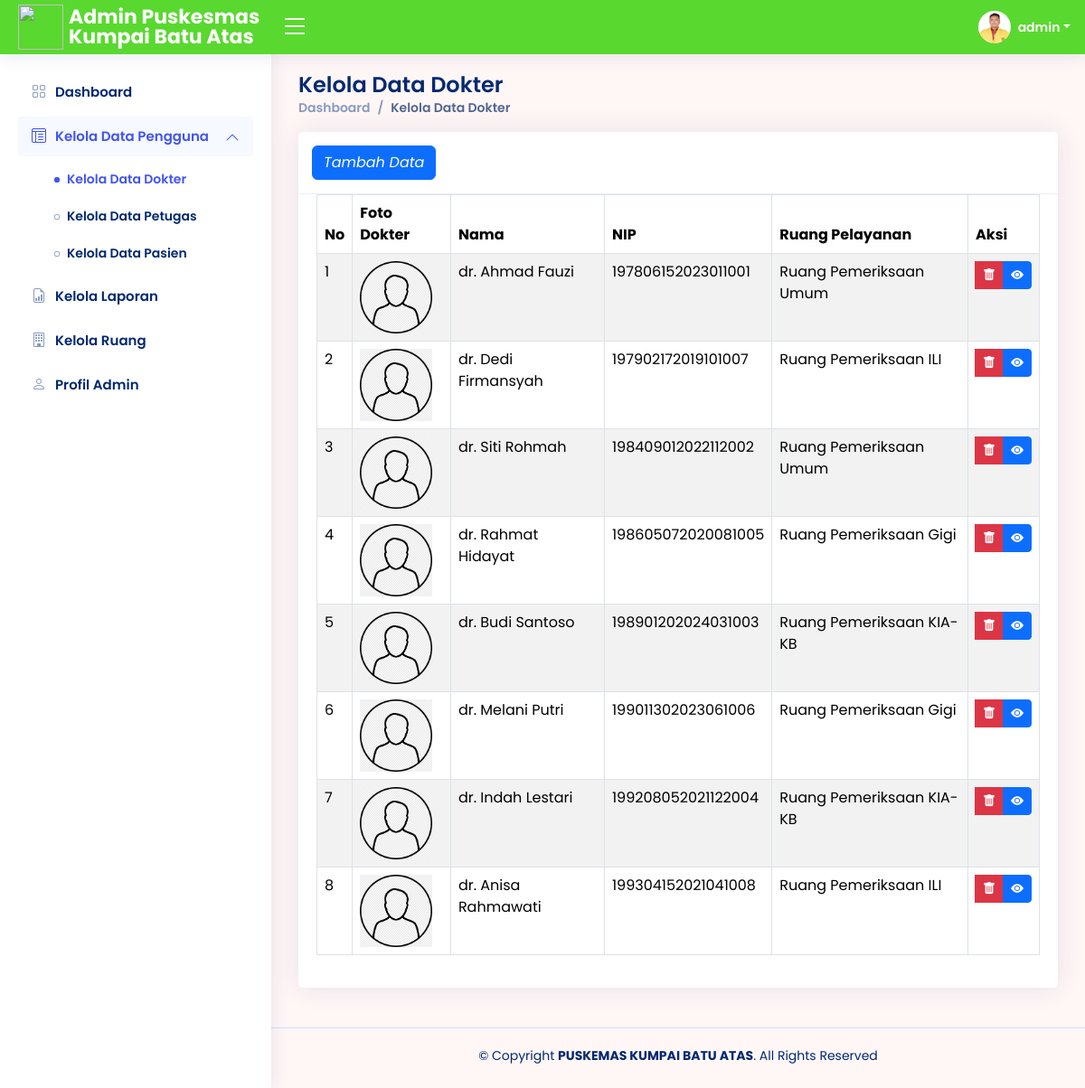
/adm/Kelola_Dokter/tabel-dokter.php (signed in), run on the app's committed database.
### tables this page shows
CREATE TABLE `dokter` (
  `nip_dokter` bigint(20) NOT NULL,
  `id_ruang` bigint(20) NOT NULL,
  `foto_dokter` text NOT NULL,
  `nama_dokter` varchar(50) NOT NULL,
  `jk_dokter` enum('Laki-Laki','Perempuan') NOT NULL,
  `agama_dokter` enum('Islam','Kristen','Katolik','Hindu','Buddha','Khonghucu') NOT NULL,
  `status_pernikahan_dokter` enum('Sudah Menikah','Belum Menikah','Janda/Duda') NOT NULL,
  `alamat_dokter` varchar(100) NOT NULL,
  `no_hp_dokter` varchar(50) NOT NULL,
  `password_dokter` varchar(50) NOT NULL,
  `tgl_lahir_dokter` date NOT NULL,
  `tempat_lahir_dokter` varchar(50) NOT NULL
);

CREATE TABLE `ruang` (
  `id_ruang` bigint(20) NOT NULL,
  `nama_ruang` varchar(100) NOT NULL,
  `tipe_ruang` enum('pelayanan','internal') NOT NULL DEFAULT 'pelayanan'
);

### adm/Kelola_Dokter/tabel-dokter.php (the view, shortened to what this page needs)
<?php
require 'function-dokter.php';
?>
<!DOCTYPE html>
<html lang="en">
<head>
  <?php
  include '../link.php';
  ?>
</head>
<body>
  <?php
  include '../header.php';
  include '../siderbar.php';
  ?>
  <main id="main" class="main">
    <div class="pagetitle">
      <h1>Kelola Data Dokter</h1>
      <nav>
        <ol class="breadcrumb">
          <li class="breadcrumb-item"><a href="../Dashboard/index.php">Dashboard</a></li>
          <li class="breadcrumb-item active">Kelola Data Dokter</li>
        </ol>
      </nav>
    </div>
    <div class="card mb-4">
      <div class="card-header">
        <button type="button" class="btn btn-primary" data-bs-toggle="modal" data-bs-target="#ExtralargeModal">
          <i class="fa fa-plus">
            Tambah Data
          </i></button>
      </div>
      <div class="card-body">
        <div class="table-responsive">
          <table class="table datatable table-striped table-bordered" id="dataTable" width="100%" cellspacing="0">
            <thead>
              <tr>
                <th>No</th>
                <th>Foto Dokter</th>
                <th>Nama</th>
                <th>NIP</th>
                <th>Ruang Pelayanan</th>
                <th>Aksi</th>
              </tr>
            </thead>
            <tbody>
              <?php
              $ambilsemuadokter = mysqli_query($conn, "SELECT * FROM dokter a left join ruang b on a.id_ruang=b.id_ruang");
              $i = 1;
              while ($data = mysqli_fetch_array($ambilsemuadokter)) {
                $foto_dokter = $data['foto_dokter'];
                $nama_dokter = $data['nama_dokter'];
                $nip_dokter = $data['nip_dokter'];
                $nama_ruang = $data['nama_ruang'];
              ?>
                <tr>
                  <td><?= $i++; ?></td>
                  <td><img src="img/<?php echo $foto_dokter; ?>" alt="<?php echo $foto_dokter; ?>" height="80" width="80"></td>
                  <td><?= $nama_dokter; ?></td>
                  <td><?= $nip_dokter; ?></td>
                  <td><?= $nama_ruang; ?></td>
                  <td>
                    <div class="btn-group" role="group" aria-label="Basic example">
                      <button type="button" class="btn btn-danger btn-sm" data-bs-toggle="modal" data-bs-target="#delete<?= $nip_dokter; ?>"><i class=" bi bi-trash-fill"></i></button>
                      <a type="button" class="btn btn-primary btn-sm" href="detail-dokter.php?nip_dokter=<?php echo $data["nip_dokter"]; ?>"><i class=" bi bi-eye-fill"></i></a>
                    </div>
                  </td>
                </tr>
              <?php
              };
              ?>
            </tbody>
          </table>
        </div>
      </div>
    </div>
  </main>
  <?php
  include '../footer.php';
  ?>
</body>
</html>

### adm/link.php (shortened to what this page needs)
<link href="../assets/vendor/bootstrap/css/bootstrap.min.css" rel="stylesheet">
<link href="../assets/vendor/bootstrap-icons/bootstrap-icons.css" rel="stylesheet">
<link href="../assets/vendor/boxicons/css/boxicons.min.css" rel="stylesheet">
<link href="../assets/vendor/quill/quill.snow.css" rel="stylesheet">
<link href="../assets/vendor/quill/quill.bubble.css" rel="stylesheet">
<link href="../assets/vendor/remixicon/remixicon.css" rel="stylesheet">
<link href="../assets/vendor/simple-datatables/style.css" rel="stylesheet">
<link href="../assets/css/style5.css" rel="stylesheet">

### adm/header.php (shortened to what this page needs)
<?php
include "../../koneksi.php";
?>
<header id="header" class="header fixed-top d-flex align-items-center">
  <div class="d-flex align-items-center justify-content-between">
    <a href="index.php" class="logo d-flex align-items-center">
      <img src="../img/logo_pkm.jpg" width="50" height="50">
      <span class="d-none d-lg-block">Admin Puskesmas Kumpai Batu Atas</span>
    </a>
    <i class="bi bi-list toggle-sidebar-btn collapsed"></i>
  </div>
  <nav class="header-nav ms-auto">
    <?php
    $id_adm = $_SESSION['admin_id'];
    $tampiladmin = mysqli_query($conn, "SELECT * FROM admin WHERE id_admin='$id_adm'");
    while ($data = mysqli_fetch_array($tampiladmin)) :
    ?>
      <ul class="d-flex align-items-center">
        <li class="nav-item dropdown pe-3">
          <a class="nav-link nav-profile d-flex align-items-center pe-0" href="#" data-bs-toggle="dropdown">
            <img src="../Profil_Admin/img/<?php echo $data['foto_admin']; ?>" alt="<?php echo $data['foto_admin']; ?>" class="rounded-circle">
            <span class="d-none d-md-block dropdown-toggle ps-2"><?php echo $data['username_admin']; ?></span>
          </a>
        </li>
      </ul>
    <?php
    endwhile;
    ?>
  </nav>
</header>

### adm/siderbar.php
<?php $page = basename($_SERVER['PHP_SELF']); ?>
<aside id="sidebar" class="sidebar">
  <ul class="sidebar-nav" id="sidebar-nav">
    <li class="nav-item">
      <a class="nav-link <?= $page == 'index.php' ? '' : 'collapsed'; ?>" href="../Dashboard/index.php">
        <i class="bi bi-grid"></i>
        <span>Dashboard</span>
      </a>
    </li>
    <?php
    $penggunaPages = ['tabel-dokter.php', 'tabel-petugas.php', 'tabel-pasien.php'];
    $isPenggunaActive = in_array($page, $penggunaPages);
    ?>
    <li class="nav-item">
      <a class="nav-link <?= $isPenggunaActive ? '' : 'collapsed'; ?>" data-bs-target="#dokter-nav" data-bs-toggle="collapse" href="#">
        <i class="bi bi-layout-text-window-reverse"></i><span>Kelola Data Pengguna</span><i class="bi bi-chevron-down ms-auto"></i>
      </a>
      <ul id="dokter-nav" class="nav-content collapse <?= $isPenggunaActive ? 'show' : ''; ?>" data-bs-parent="#sidebar-nav">
        <li>
          <a href="../Kelola_Dokter/tabel-dokter.php" class="<?= $page == 'tabel-dokter.php' ? 'active' : ''; ?>">
            <i class="bi bi-circle"></i><span>Kelola Data Dokter</span>
          </a>
        </li>
        <li>
          <a href="../Kelola_Petugas/tabel-petugas.php" class="<?= $page == 'tabel-petugas.php' ? 'active' : ''; ?>">
            <i class="bi bi-circle"></i><span>Kelola Data Petugas</span>
          </a>
        </li>
        <li>
          <a href="../Kelola_Pasien/tabel-pasien.php" class="<?= $page == 'tabel-pasien.php' ? 'active' : ''; ?>">
            <i class="bi bi-circle"></i><span>Kelola Data Pasien</span>
          </a>
        </li>
      </ul>
    </li>
    <li class="nav-item">
      <a class="nav-link <?= $page == 'laporan.php' ? 'active' : 'collapsed'; ?>" href="../Kelola_Laporan/laporan.php">
        <i class="bi bi-file-earmark-bar-graph"></i>
        <span>Kelola Laporan</span>
      </a>
    </li>
    <li class="nav-item">
      <a class="nav-link <?= $page == 'tabel-ruang.php' ? 'active' : 'collapsed'; ?>" href="../Kelola_Ruang/tabel-ruang.php">
        <i class="bi bi-building"></i>
        <span>Kelola Ruang</span>
      </a>
    </li>
    <li class="nav-item">
      <a class="nav-link <?= $page == 'users-profile.php' ? 'active' : 'collapsed'; ?>" href="../Profil_Admin/users-profile.php">
        <i class="bi bi-person"></i>
        <span>Profil Admin</span>
      </a>
    </li>
  </ul>
</aside>

### adm/footer.php (shortened to what this page needs)
<footer id="footer" class="footer">
  <div class="copyright">
    &copy; Copyright <strong><span>PUSKEMAS KUMPAI BATU ATAS</span></strong>. All Rights Reserved
  </div>
  <div class="credits">
  </div>
</footer>

### adm/assets/css/style5.css (style rules this page uses)
:root { scroll-behavior: smooth; }
body { font-family: "Open Sans", sans-serif; background: #fff6f6; color: #444444; }
a { color: #4154f1; text-decoration: none; }
h1, h2, h3, h4, h5, h6 { font-family: "Nunito", sans-serif; }
#main { margin-top: 60px; padding: 20px 30px; transition: all 0.3s; }
.pagetitle { margin-bottom: 10px; }
.pagetitle h1 { font-size: 24px; margin-bottom: 0; font-weight: 600; color: #012970; }
.card { margin-bottom: 30px; border: none; border-radius: 5px; box-shadow: 0px 0 30px rgba(1, 41, 112, 0.1); }
.card-header, .card-footer { border-color: #ebeef4; background-color: #ffffff; color: #798eb3; padding: 15px; }
.card-body { padding: 0 20px 20px 20px; }
.breadcrumb { font-size: 14px; font-family: "Nunito", sans-serif; color: #899bbd; font-weight: 600; }
.breadcrumb a { color: #899bbd; transition: 0.3s; }
.breadcrumb .breadcrumb-item::before { color: #899bbd; }
.breadcrumb .active { color: #51678f; font-weight: 600; }
.logo { line-height: 1; }
@media (min-width: 1200px) { .logo { width: 280px; } }
.logo img { margin-right: 6px; }
.logo span { font-size: 22px; font-weight: 700; color: #ffffff; font-family: "Nunito", sans-serif; }
.header { transition: all 0.5s; z-index: 997; height: 60px; box-shadow: 0px 2px 20px rgba(1, 41, 112, 0.1); background-color: #59d82f; padding-left: 20px; }
.header .toggle-sidebar-btn { font-size: 32px; padding-left: 10px; cursor: pointer; color: #ffffff; }
.header-nav ul { list-style: none; }
.header-nav>ul { margin: 0; padding: 0; }
.header-nav .nav-profile { color: #ffffff; }
.header-nav .nav-profile img { max-height: 36px; }
.header-nav .nav-profile span { font-size: 14px; font-weight: 600; }
.sidebar { position: fixed; top: 60px; left: 0; bottom: 0; width: 300px; z-index: 996; transition: all 0.3s; padding: 20px; overflow-y: auto; scrollbar-width: thin; scrollbar-color: #aab7cf transparent; box-shadow: 0px 0px 20px rgba(1, 41, 112, 0.1); background-color: #fff; }
@media (min-width: 1200px) { #main, #footer { margin-left: 300px; } }
.sidebar-nav { padding: 0; margin: 0; list-style: none; }
.sidebar-nav li { padding: 0; margin: 0; list-style: none; }
.sidebar-nav .nav-item { margin-bottom: 5px; }
.sidebar-nav .nav-link { display: flex; align-items: center; font-size: 15px; font-weight: 600; color: #4154f1; transition: 0.3; background: #f6f9ff; padding: 10px 15px; border-radius: 4px; }
.sidebar-nav .nav-link i { font-size: 16px; margin-right: 10px; color: #4154f1; }
.sidebar-nav .nav-link.collapsed { color: #012970; background: #fff; }
.sidebar-nav .nav-link.collapsed i { color: #899bbd; }
.sidebar-nav .nav-link .bi-chevron-down { margin-right: 0; transition: transform 0.2s ease-in-out; }
.sidebar-nav .nav-link:not(.collapsed) .bi-chevron-down { transform: rotate(180deg); }
.sidebar-nav .nav-content { padding: 5px 0 0 0; margin: 0; list-style: none; }
.sidebar-nav .nav-content a { display: flex; align-items: center; font-size: 14px; font-weight: 600; color: #012970; transition: 0.3; padding: 10px 0 10px 40px; transition: 0.3s; }
.sidebar-nav .nav-content a i { font-size: 6px; margin-right: 8px; line-height: 0; border-radius: 50%; }
.sidebar-nav .nav-content a:hover, .sidebar-nav .nav-content a.active { color: #4154f1; }
.sidebar-nav .nav-content a.active i { background-color: #4154f1; }
.footer { padding: 20px 0; font-size: 14px; transition: all 0.3s; border-top: 1px solid #cddfff; }
.footer .copyright { text-align: center; color: #012970; }
.footer .credits { padding-top: 5px; text-align: center; font-size: 13px; color: #012970; }
body, h1, h2, h3, h4, h5, h6, p, a, span, td, th, label, input, button, select, .breadcrumb, .card-title, .card-text { font-family: 'Poppins', sans-serif !important; }

### data on the page
dokter: foto_dokter (placeholder picture), nama_dokter "dr. Ahmad Fauzi", nip_dokter "197806152023011001", id_ruang.nama_ruang "Ruang Pemeriksaan Umum"
dokter: foto_dokter (placeholder picture), nama_dokter "dr. Dedi Firmansyah", nip_dokter "197902172019101007", id_ruang.nama_ruang "Ruang Pemeriksaan ILI"
dokter: foto_dokter (placeholder picture), nama_dokter "dr. Siti Rohmah", nip_dokter "198409012022112002", id_ruang.nama_ruang "Ruang Pemeriksaan Umum"
dokter: foto_dokter (placeholder picture), nama_dokter "dr. Rahmat Hidayat", nip_dokter "198605072020081005", id_ruang.nama_ruang "Ruang Pemeriksaan Gigi"
dokter: foto_dokter (placeholder picture), nama_dokter "dr. Budi Santoso", nip_dokter "198901202024031003", id_ruang.nama_ruang "Ruang Pemeriksaan KIA-KB"
dokter: foto_dokter (placeholder picture), nama_dokter "dr. Melani Putri", nip_dokter "199011302023061006", id_ruang.nama_ruang "Ruang Pemeriksaan Gigi"
dokter: foto_dokter (placeholder picture), nama_dokter "dr. Indah Lestari", nip_dokter "199208052021122004", id_ruang.nama_ruang "Ruang Pemeriksaan KIA-KB"
dokter: foto_dokter (placeholder picture), nama_dokter "dr. Anisa Rahmawati", nip_dokter "199304152021041008", id_ruang.nama_ruang "Ruang Pemeriksaan ILI"

### other printed values
$data['username_admin'] "admin"
